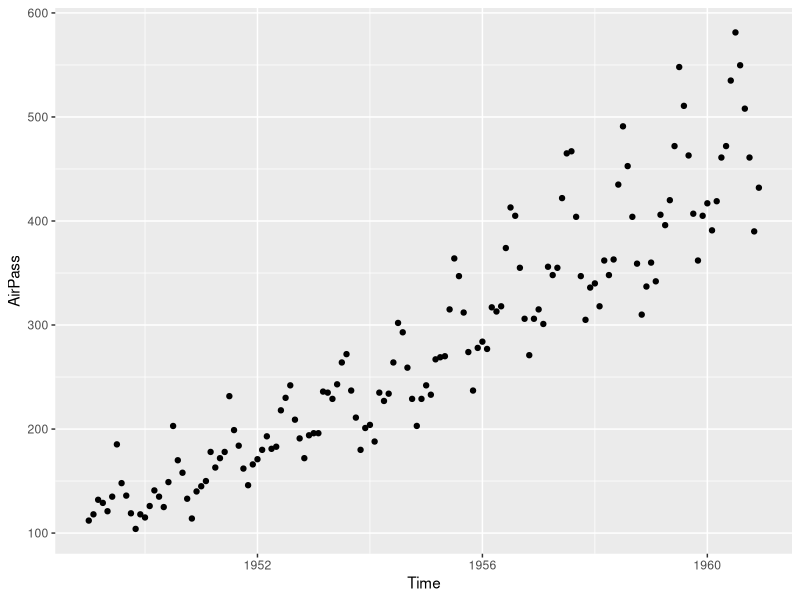
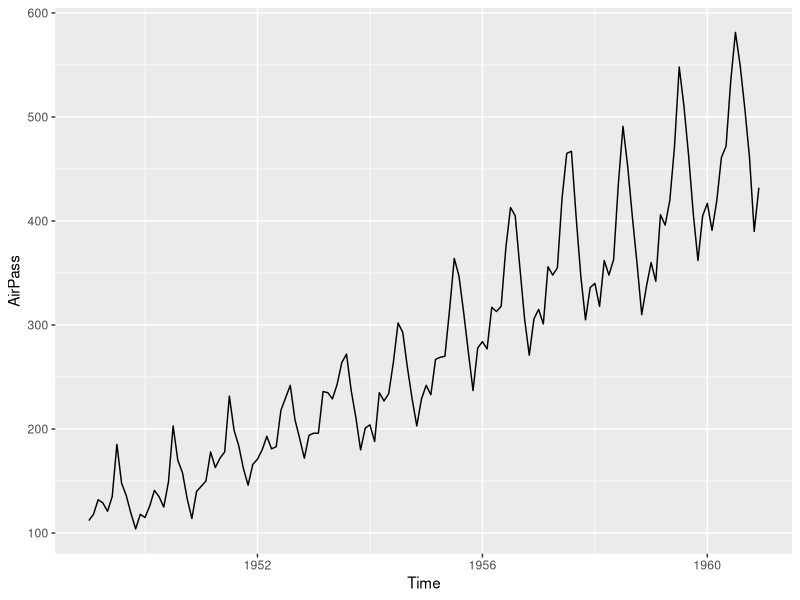
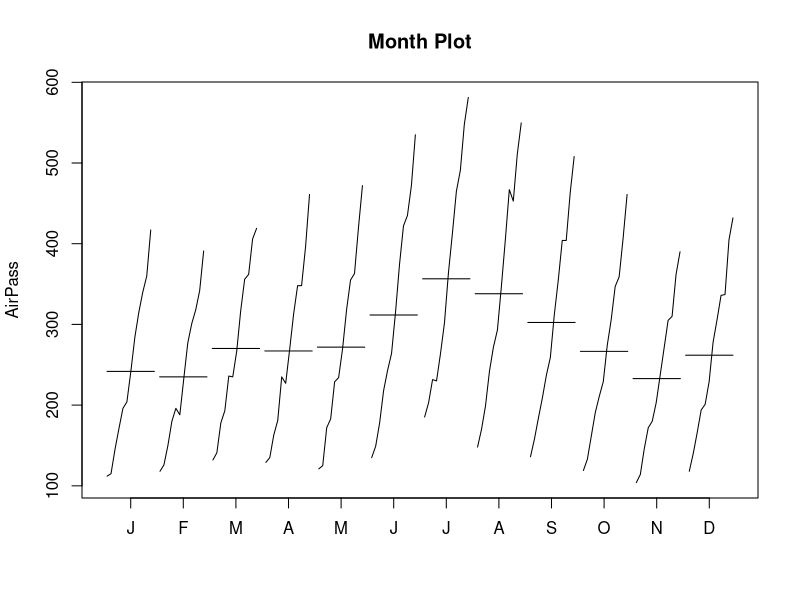
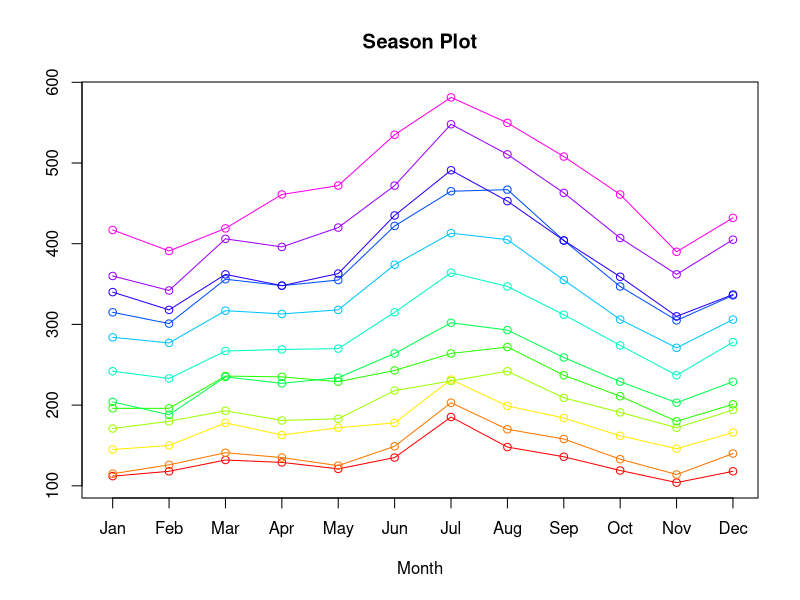
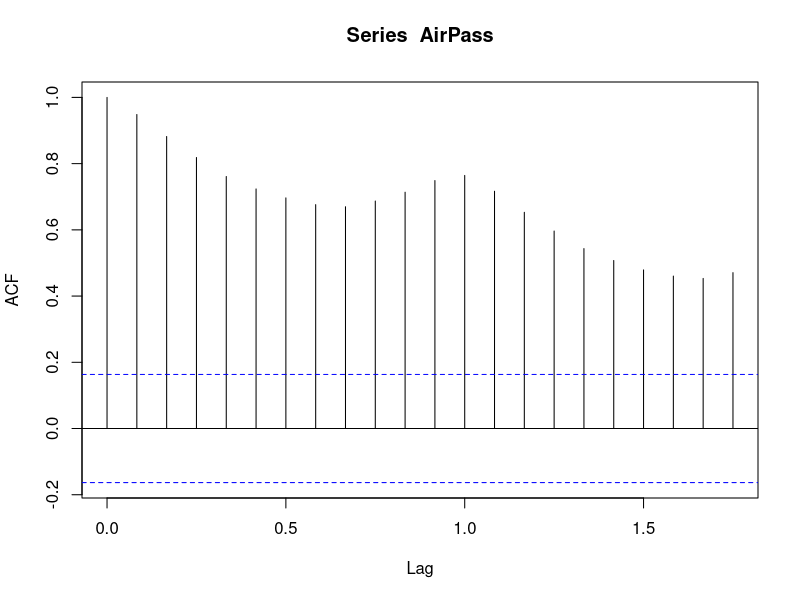
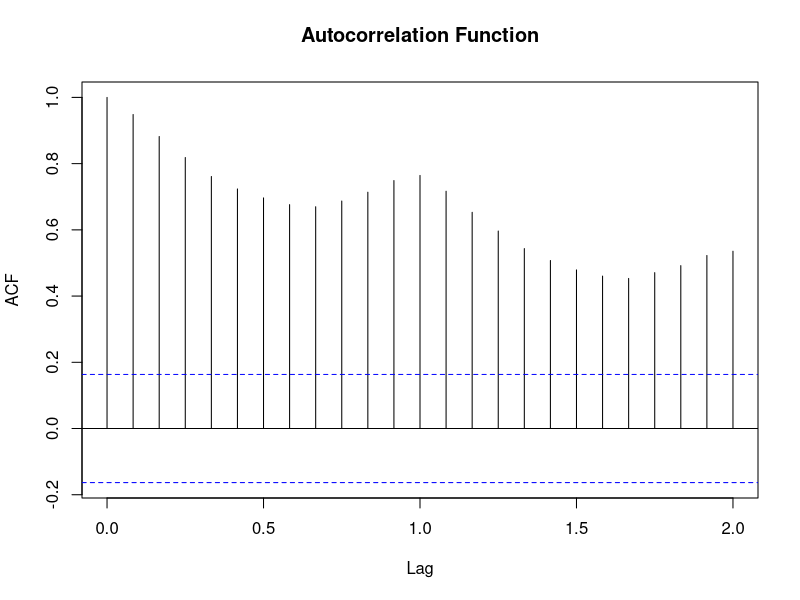
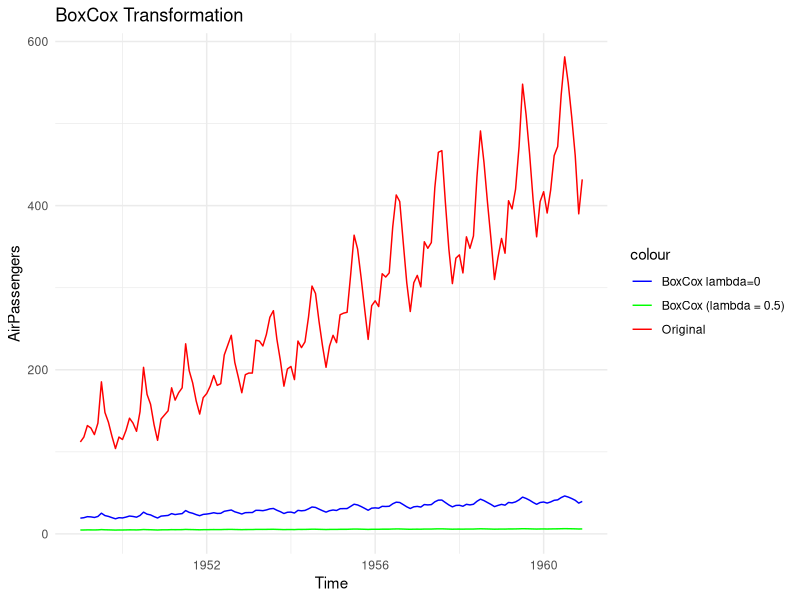
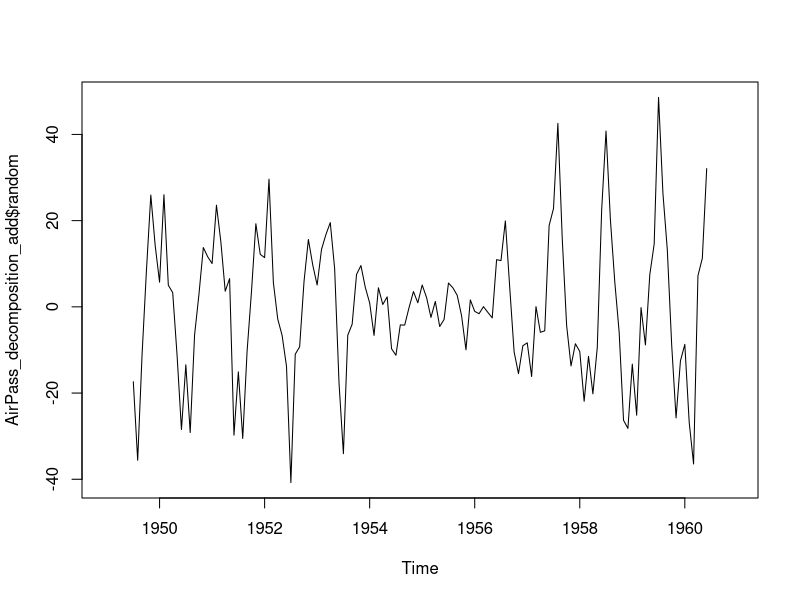

These figures' R source, in order:
## ---- chunk 1
#knitr::opts_chunk$set(echo = TRUE)
# installing and loading necessary packages
# install.packages("ggplot2")
# install.packages("forecast")
# install.packages("dplyr")
# install.packages("stats")
library("ggplot2")
library("forecast")
library("dplyr")
library("stats")
## ---- chunk 2
View(AirPassengers)
is.ts(AirPassengers)
deltat(AirPassengers)
time(AirPassengers)
cycle(AirPassengers)
frequency(AirPassengers)
sum(is.na(AirPassengers))
outliers <- tsoutliers(AirPassengers)
AirPass<- AirPassengers
AirPass[c(outliers$index)] <- outliers$replacements
AirPass <- ts(AirPass, frequency = frequency(AirPassengers), start = start(AirPassengers))
## ---- chunk 3
# first visualizations
# ggplot2 needs data in data.frame type
# not Time Series type
frame <- data.frame(AirPass)
Time <- time(AirPass)
# point plot and line plot to see the behaviour
ggplot(frame) + geom_point(mapping=aes(Time, y = AirPass))
ggplot(frame) + geom_line(mapping=aes(Time, AirPass))
## ---- chunk 4
# monthplot and seasonplot to observe seasonability
monthplot(AirPass, main = "Month Plot")
seasonplot(AirPass, years.labels=TRUE, col = rainbow(13), main = "Season Plot")
## ---- chunk 5
# autocorrelation function within default range
acf <- acf(AirPass)
acf
# adjusting lag to 2 years after first acf plot
acf(AirPass, main = "Autocorrelation Function",lag = 24)
## ---- chunk 6
# plotting BoxCox transforms to check if we should
# apply one of them
ggplot(frame) +
  geom_line(aes(Time, AirPass, color = "Original")) +
  geom_line(aes(Time, BoxCox(AirPass, lambda = 0.5), color = "BoxCox (lambda = 0.5)")) +
  geom_line(aes(Time, BoxCox(AirPass, lambda = 0), color = "BoxCox (lambda = 0)")) +
  scale_color_manual(values = c("blue", "green", "red"),
                     labels = c("BoxCox lambda=0", "BoxCox (lambda = 0.5)", "Original")) +
  labs(x = "Time", y = "AirPassengers", title = "BoxCox Transformation") +
  theme_minimal()
BoxCox.lambda(AirPass)
## ---- chunk 7
# additive decomposition into trend, season and random
AirPass_decomposition_add <- decompose(AirPass, type="additive")
AirPass_decomposition_multi <- decompose(AirPass, type="multiplicative")
plot(AirPass_decomposition_add$random)
plot(AirPass_decomposition_multi$random)
Acf(AirPass_decomposition_add$random)
Acf(AirPass_decomposition_multi$random)
Pacf(AirPass_decomposition_add$random)
Pacf(AirPass_decomposition_multi$random)
## ---- chunk 8
# plotting trend, season and random altogether
ggplot(frame) +
  geom_line(aes(Time, AirPass_decomposition_add$seasonal, color = "Seasonal")) +
  geom_line(aes(Time, AirPass_decomposition_add$trend, color = "Trend")) +
  geom_line(aes(Time, AirPass_decomposition_add$random, color = "Random")) +
  scale_color_manual(values = c("green", "blue", "red"),
                     labels = c("Random", "Seasonal", "Trend")) +
  labs(color = "Components", y = "Decomposition") +
  theme_minimal()
dev.off()
# and the same for multi one
ggplot(frame) +
  geom_line(aes(Time, AirPass_decomposition_multi$seasonal, color = "Seasonal")) +
  geom_line(aes(Time, AirPass_decomposition_multi$trend, color = "Trend")) +
  geom_line(aes(Time, AirPass_decomposition_multi$random, color = "Random")) +
  scale_color_manual(values = c("green", "blue", "red"),
                     labels = c("Random", "Seasonal", "Trend")) +
  labs(color = "Components", y = "Decomposition") +
  theme_minimal()
dev.off()
# applying BoxCox for lambda = 0
log_air <- BoxCox(AirPass, lambda=0)
# additive decomposition of box-coxed series
bc_decomposition_add <- decompose(log_air, "additive")
# and plotting it
ggplot(frame) +
  geom_line(aes(Time, bc_decomposition_add$seasonal, color = "Seasonal")) +
  geom_line(aes(Time, bc_decomposition_add$trend, color = "Trend")) +
  geom_line(aes(Time, bc_decomposition_add$random, color = "Random")) +
  scale_color_manual(values = c("green", "blue", "red"),
                     labels = c("Random", "Seasonal", "Trend")) +
  labs(color = "Components", y = "Decomposition") +
  theme_minimal()
## ---- chunk 9
# subtracting lag to remove seasonality
acf(log_air, main = "Autocorrelation Function",lag = 24)
diff_log_air <- log_air - stats::lag(log_air, 24)
plot(diff_log_air)
## ---- chunk 10
# decomposition and plot of lagged Box-Coxed series
diff_bc_decomposition_add <- decompose(diff_log_air, "additive")
Diff_Time <- Time[0:120]
# decomposition of series with removed lag
ggplot(diff_log_air) +
  geom_line(aes(Diff_Time, diff_bc_decomposition_add$seasonal, color = "Seasonal")) +
  geom_line(aes(Diff_Time, diff_bc_decomposition_add$trend, color = "Trend")) +
  geom_line(aes(Diff_Time, diff_bc_decomposition_add$random, color = "Random")) +
  scale_color_manual(values = c("green", "blue", "red"),
                     labels = c("Random", "Seasonal", "Trend")) +
  labs(color = "Components", y = "Decomposition") +
  theme_minimal()
# division into training and test set
diff_log_air_train <- window(diff_log_air, end=c(1957, 12))
diff_log_air_test <- window(diff_log_air, start=c(1958, 01), end=c(1958,12))
# creating three models: arima, linear trend and ets
# arima with default parameters
model1 <- auto.arima(diff_log_air_train)
summary(model1)
# linear trend + season
model2 <- tslm(diff_log_air_train ~ trend + season)
summary(model2)
# exponential smoothing
model3 <- ets(diff_log_air_train, model="ZAN")
summary(model3)
## ---- chunk 11
# forecasting
# forecast 0 is naive
# which means ARIMA(0,0,0)(0,1,0)12
forecast0 <- snaive(diff_log_air_train, h=24)
forecast1 <- forecast(model1, h=24)
forecast2 <- forecast(model2, h=24)
forecast3 <- forecast(model3, h=24)
# plotting all forecasts
par(mfrow=c(2,2))
#legend("topleft", legend=c("real", "forecast"),
#       lty= c(2,1), col = c("red", "blue"))
# Plot 1
plot(forecast0, main="Forecast 0 - naive")
lines(diff_log_air_test, col="red", lty=2)
grid()
# Plot 2
plot(forecast1, main="Forecast 1 - auto arima")
lines(diff_log_air_test, col="red", lty=2)
grid()
# Plot 3
plot(forecast2, main="Forecast 2 - linear regression")
lines(diff_log_air_test, col="red", lty=2)
grid()
# Plot 4
plot(forecast3, main="Forecast 3 - exp smoothing")
lines(diff_log_air_test, col="red", lty=2)
grid()

## ---- chunk 12
# comparing the models
criterions <- c("RMSE", "MAE", "MASE", "MAPE")
acc0 <- accuracy(forecast0, diff_log_air_test)[, criterions]
acc1 <- accuracy(forecast1, diff_log_air_test)[, criterions]
acc2 <- accuracy(forecast2, diff_log_air_test)[, criterions]
acc3 <- accuracy(forecast3, diff_log_air_test)[, criterions]
acc0
acc1
acc2
acc3

AIC(model1, model2, model3)
BIC(model1, model2, model3)
